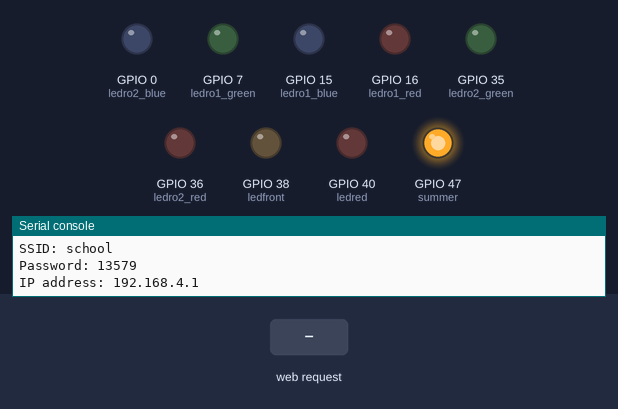
A program run on a simulated ESP32 board running MicroPython. Shown: output pins drawn as LEDs (lit = HIGH), the last lines printed to the serial console. The inputs (shaded band) are chosen by the test bench. The board's own WiFi access point starts at once.

Above: at 1.2 s.
1.3 s: HTTP request GET /?LEDRO1=SHOW received
4.3 s: HTTP request GET /?LEDRED=1 received
At 6.9 s:
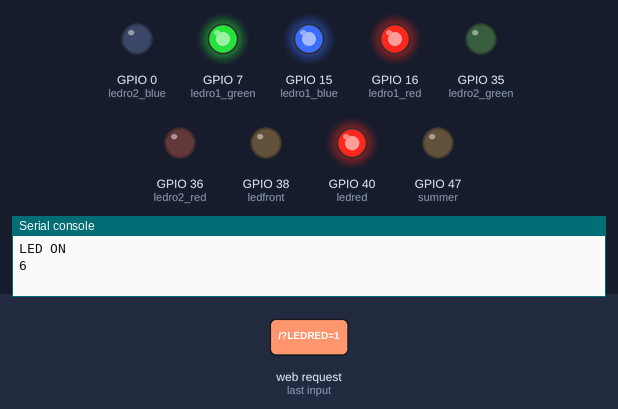
7.3 s: HTTP request GET /?LEDRED=0 received
At 7.9 s:
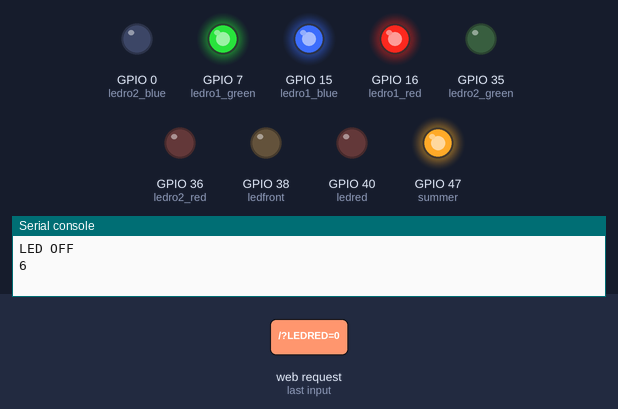
8.8 s: HTTP request GET /?LEDFRONT=1 received
At 10.0 s:
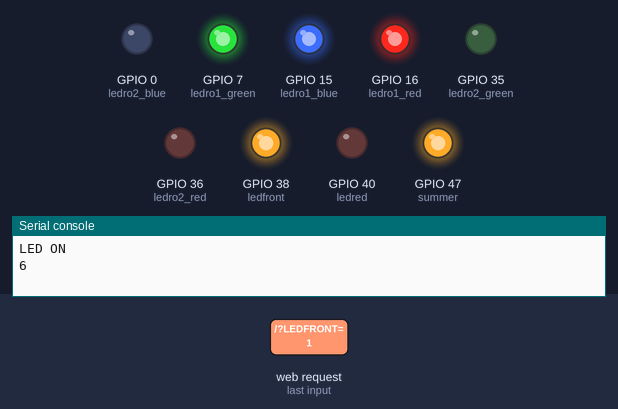
10.3 s: HTTP request GET /?LEDRO1=0 received
At 11.4 s:
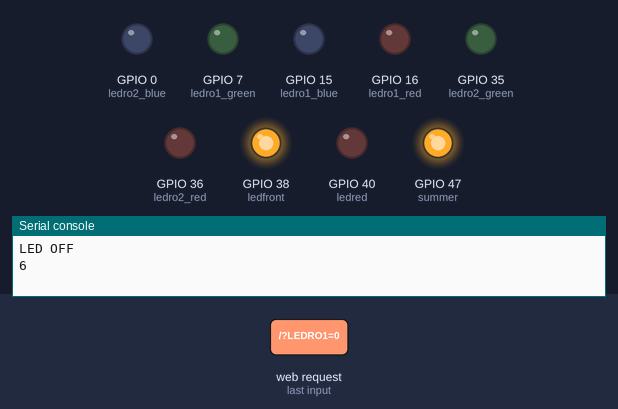
11.8 s: HTTP request GET /?LEDRO1=GREEN received
At 12.5 s:
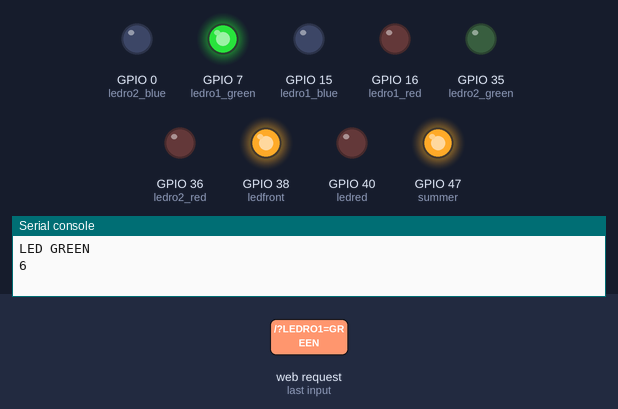
Timing chart, 0 to 14.3 s (numbered marks = the images above; inputs shaded):
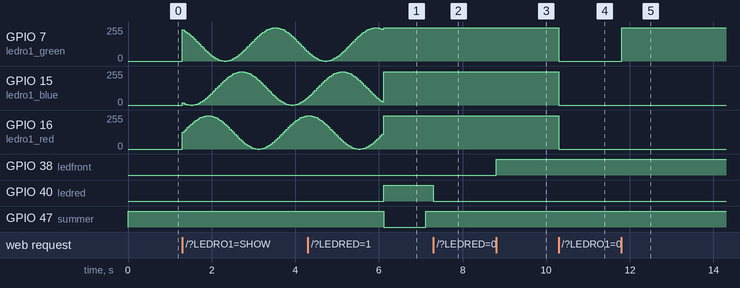

Measured:
- after the input at 4.3 s, GPIO 40 (ledred): LOW → HIGH after 1.8 s; GPIO 47 (summer): HIGH → LOW after 1.8 s, → HIGH 1.0 s later
- after the input at 7.3 s, GPIO 40 (ledred): HIGH → LOW at once
- after the input at 8.8 s, GPIO 38 (ledfront): LOW → HIGH at once
- after the input at 10.3 s, GPIO 7 (ledro1_green), GPIO 15 (ledro1_blue), GPIO 16 (ledro1_red): 249/255 → 0/255 at once
- after the input at 11.8 s, GPIO 7 (ledro1_green): 0/255 → 249/255 at once

The program:

main.py
```python
# Language: MicroPython
# Project Name: ESP32 Simple Web Server

import socket
import network
from machine import Pin, PWM, Timer
import time
import math

# my modules
import ap
import webpage

FREQ=1000
DUTY=500
CYCLES=2
STEP_DELAY_MS=40

ap.setup_ap()

ledred = Pin(40, Pin.OUT)
ledred.off()
ledfront = Pin(38, Pin.OUT)
ledfront.off()
summer = Pin(47, Pin.OUT)
summer.value(1)

ledro1_green = PWM(Pin(7), freq=FREQ, duty=0)
ledro1_blue = PWM(Pin(15), freq=FREQ, duty=0)
ledro1_red = PWM(Pin(16), freq=FREQ, duty=0)

ledro2_green = PWM(Pin(35), freq=FREQ, duty=0)
ledro2_blue = PWM(Pin(0), freq=FREQ, duty=0)
ledro2_red = PWM(Pin(36), freq=FREQ, duty=0)

def get_ledred_state():
    if ledred.value() == 1:
        return 'ON'
    elif ledred.value() == 0:
        return 'OFF'

def get_ledfront_state():
    if ledfront.value() == 1:
        return 'ON'
    elif ledfront.value() == 0:
        return 'OFF'

def get_ledro1_state():
    if ledro1_green.duty() != 0 and ledro1_blue.duty() != 0 and ledro1_red.duty() != 0 :
        return 'ON'
    elif ledro1_green.duty() == 0 and ledro1_blue.duty() == 0 and ledro1_red.duty() == 0:
        return 'OFF'
    elif ledro1_green.duty() != 0 and ledro1_blue.duty() == 0 and ledro1_red.duty() == 0:
        return 'GREEN'
    elif ledro1_green.duty() == 0 and ledro1_blue.duty() != 0 and ledro1_red.duty() == 0:
        return 'BLUE'
    elif ledro1_green.duty() == 0 and ledro1_blue.duty() == 0 and ledro1_red.duty() != 0:
        return 'RED'

def get_ledro2_state():
    if ledro2_green.duty() != 0 and ledro2_blue.duty() != 0 and ledro2_red.duty() != 0 :
        return 'ON'
    elif ledro2_green.duty() == 0 and ledro2_blue.duty() == 0 and ledro2_red.duty() == 0:
        return 'OFF'
    elif ledro2_green.duty() != 0 and ledro2_blue.duty() == 0 and ledro2_red.duty() == 0:
        return 'GREEN'
    elif ledro2_green.duty() == 0 and ledro2_blue.duty() != 0 and ledro2_red.duty() == 0:
        return 'BLUE'
    elif ledro2_green.duty() == 0 and ledro2_blue.duty() == 0 and ledro2_red.duty() != 0:
        return 'RED'
def pulse(led_red, led_green, led_blue, t):
     for i in range(0, 60):
          led_red.duty(int(math.sin(i / 30 * math.pi) * DUTY + DUTY))
          led_green.duty(int(math.sin((i+20) / 30 * math.pi) * DUTY + DUTY))
          led_blue.duty(int(math.sin((i+40) / 30 * math.pi) * DUTY + DUTY))
          time.sleep_ms(t)

tim0 = Timer(0)

def handle_callback(timer):
    ledred.value(not ledred.value())
    ledfront.value(not ledfront.value())

#
# Debug values
#
#print("LEDRed state %s" % get_ledred_state())
#print("LEDFront state %s" % get_ledfront_state())

#
# Start webserver
#
s = ap.start_webserver()

while True:
    # Socket accept()
    conn, addr = s.accept()
    print("Got connection from %s" % str(addr))

    # Socket receive()
    request = conn.recv(1024)
    print("")
    print("")
    print("Content %s" % str(request))

    # Socket send()
    request = str(request)


    # Handle LED Red
    ledred_on = request.find('/?LEDRED=1')
    ledred_off = request.find('/?LEDRED=0')

    if ledred_on == 6:
        print('LED ON')
        print(str(ledred_on))
        ledred.value(1)
        summer.value(0)
        time.sleep(1.0)
        summer.value(1)
    elif ledred_off == 6:
        print('LED OFF')
        print(str(ledred_off))
        ledred.value(0)
        summer.value(1)


    # Handle LED Front
    ledfront_on = request.find('/?LEDFRONT=1')
    ledfront_off = request.find('/?LEDFRONT=0')

    if ledfront_on == 6:
        print('LED ON')
        print(str(ledfront_on))
        ledfront.value(1)
    elif ledfront_off == 6:
        print('LED OFF')
        print(str(ledfront_off))
        ledfront.value(0)

    # Handle LED Room 1
    ledro1_on = request.find('/?LEDRO1=1')
    ledro1_off = request.find('/?LEDRO1=0')
    ledro1_g = request.find('/?LEDRO1=GREEN')
    ledro1_b = request.find('/?LEDRO1=BLUE')
    ledro1_r = request.find('/?LEDRO1=RED')
    ledro1_s = request.find('/?LEDRO1=SHOW')

    if ledro1_on == 6:
        print('LED ON')
        print(str(ledro1_on))
        ledro1_green.duty(1000)
        ledro1_blue.duty(1000)
        ledro1_red.duty(1000)
    elif ledro1_off == 6:
        print('LED OFF')
        print(str(ledro1_off))
        ledro1_green.duty(0)
        ledro1_blue.duty(0)
        ledro1_red.duty(0)
    elif ledro1_g == 6:
        print('LED GREEN')
        print(str(ledro1_g))
        ledro1_green.duty(1000)
        ledro1_blue.duty(0)
        ledro1_red.duty(0)
    elif ledro1_b == 6:
        print('LED BLUE')
        print(str(ledro1_b))
        ledro1_green.duty(0)
        ledro1_blue.duty(1000)
        ledro1_red.duty(0)
    elif ledro1_r == 6:
        print('LED RED')
        print(str(ledro1_r))
        ledro1_green.duty(0)
        ledro1_blue.duty(0)
        ledro1_red.duty(1000)
    elif ledro1_s == 6:
        print('SHOW')
        print(str(ledro1_s))
        for i in range(CYCLES):
            pulse(ledro1_red, ledro1_green, ledro1_blue, STEP_DELAY_MS)
        ledro1_green.duty(1000)
        ledro1_blue.duty(1000)
        ledro1_red.duty(1000)

    # Handle LED Room 2
    ledro2_on = request.find('/?LEDRO2=1')
    ledro2_off = request.find('/?LEDRO2=0')
    ledro2_g = request.find('/?LEDRO2=GREEN')
    ledro2_b = request.find('/?LEDRO2=BLUE')
    ledro2_r = request.find('/?LEDRO2=RED')
    ledro2_s = request.find('/?LEDRO2=SHOW')

    if ledro2_on == 6:
        print('LED ON')
        print(str(ledro2_on))
        ledro2_green.duty(1000)
        ledro2_blue.duty(1000)
        ledro2_red.duty(1000)
    elif ledro2_off == 6:
        print('LED OFF')
        print(str(ledro2_off))
        ledro2_green.duty(0)
        ledro2_blue.duty(0)
        ledro2_red.duty(0)
    elif ledro2_g == 6:
        print('LED GREEN')
        print(str(ledro2_g))
        ledro2_green.duty(1000)
        ledro2_blue.duty(0)
        ledro2_red.duty(0)
    elif ledro2_b == 6:
        print('LED BLUE')
        print(str(ledro2_b))
        ledro2_green.duty(0)
        ledro2_blue.duty(1000)
        ledro2_red.duty(0)
    elif ledro2_r == 6:
        print('LED RED')
        print(str(ledro2_r))
        ledro2_green.duty(0)
        ledro2_blue.duty(0)
        ledro2_red.duty(1000)
    elif ledro2_s == 6:
        print('SHOW')
        print(str(ledro2_s))
        for i in range(CYCLES):
            pulse(ledro2_red, ledro2_green, ledro2_blue, STEP_DELAY_MS)
        ledro2_green.duty(1000)
        ledro2_blue.duty(1000)
        ledro2_red.duty(1000)


    response = webpage.web_page(get_ledred_state(), get_ledfront_state(), get_ledro1_state(), get_ledro2_state())
    conn.send('HTTP/1.1 200 OK\n')
    conn.send('Content-Type: text/html\n')
    conn.send('Connection: close\n\n')
    conn.sendall(response)

    conn.close()
```

ap.py
```python
import network
import socket

# Set up the access point
def setup_ap():
    ap = network.WLAN(network.AP_IF)
    ap.active(True)
    ap.config(essid='school', password='13579')
    print('Access Point created')
    print('SSID: school')
    print('Password: 13579')
    print('IP address:', ap.ifconfig()[0])

# Set up the web server
def start_webserver():
    s = socket.socket(socket.AF_INET, socket.SOCK_STREAM)
    s.bind(('', 80))
    s.listen(5)
    return s
```

webpage.py
```python
def web_page(ledred_state, ledfront_state, ledro1_state, ledro2_state):

    html_page = f"""
    <!DOCTYPE html>
    <html lang="en">
    <head>
        <meta charset="UTF-8">
        <meta name="viewport" content="width=device-width, initial-scale=1, shrink-to-fit=no">
        <meta name="description" content="Control your ESP32 using a web interface.">
        <title>ESP32 Web Server</title>
        <meta name="favicon" href="https://omshingare.me/assets/logo-12777f7b.svg">
        <link rel="stylesheet" href="https://stackpath.bootstrapcdn.com/bootstrap/4.5.2/css/bootstrap.min.css">
        <link rel="stylesheet" href="https://cdnjs.cloudflare.com/ajax/libs/font-awesome/5.15.1/css/all.min.css">
        <style>
            body {{
                background-color: #121212;
                color: #ffffff;
                font-family: 'Roboto', sans-serif;
                margin: 0;
                padding: 0;
                display: flex;
                align-items: center;
                justify-content: center;
                height: 100vh;
            }}

            .container {{
                background-color: #1e1e1e;
                border-radius: 10px;
                box-shadow: 0 0 10px rgba(255, 255, 255, 0.1);
                padding: 20px;
                text-align: center;
            }}

            h2 {{
                color: #03a9f4;
            }}

            button {{
                font-size: 12px;
                padding: 6px 12px;
                margin: 3px;
            }}

            button.btn-success {{
                background-color: #4caf50;
            }}

            button.btn-danger {{
                background-color: #f44336;
            }}

            button.btn-warning {{
                background-color: #ff9800;
            }}

            p {{
                font-size: 14px;
                color: #ccc;
            }}
        </style>
    </head>
    <body>
        <div class="container">
            <h2 class="mt-4">ESP32 Web Server</h2>
            <p>This web interface allows you to control your ESP32 remotely.</p>

            <form class="mt-4">LED RED (<strong>{ledred_state}</strong>):
                <button class="btn btn-success" name="LEDRED" type="submit" value="1">LED ON</button>
                <button class="btn btn-danger" name="LEDRED" type="submit" value="0">LED OFF</button>
            </form>

            <form class="mt-4">LED Front (<strong>{ledfront_state}</strong>):
                <button class="btn btn-success" name="LEDFRONT" type="submit" value="1">LED ON</button>
                <button class="btn btn-danger" name="LEDFRONT" type="submit" value="0">LED OFF</button>
            </form>

            <form class="mt-4">LED Room 1 (<strong>{ledro1_state}</strong>):
                <button class="btn btn-success" name="LEDRO1" type="submit" value="1">LED ON</button>
                <button class="btn btn-danger" name="LEDRO1" type="submit" value="0">LED OFF</button>
                <button class="btn btn-warning" name="LEDRO1" type="submit" value="GREEN">LED GREEN</button>
                <button class="btn btn-warning" name="LEDRO1" type="submit" value="RED">LED RED</button>
                <button class="btn btn-warning" name="LEDRO1" type="submit" value="BLUE">LED BLUE</button>
                <button class="btn btn-warning" name="LEDRO1" type="submit" value="SHOW">SHOW</button>
            </form>

            <form class="mt-4">LED Room 2 (<strong>{ledro2_state}</strong>):
                <button class="btn btn-success" name="LEDRO2" type="submit" value="1">LED ON</button>
                <button class="btn btn-danger" name="LEDRO2" type="submit" value="0">LED OFF</button>
                <button class="btn btn-warning" name="LEDRO2" type="submit" value="GREEN">LED GREEN</button>
                <button class="btn btn-warning" name="LEDRO2" type="submit" value="RED">LED RED</button>
                <button class="btn btn-warning" name="LEDRO2" type="submit" value="BLUE">LED BLUE</button>
                <button class="btn btn-warning" name="LEDRO2" type="submit" value="SHOW">SHOW</button>
            </form>

        </div>
        <script src="https://code.jquery.com/jquery-3.5.1.slim.min.js"></script>
        <script src="https://cdn.jsdelivr.net/npm/@popperjs/core@2.9.2/dist/umd/popper.min.js"></script>
        <script src="https://stackpath.bootstrapcdn.com/bootstrap/4.5.2/js/bootstrap.min.js"></script>
    </body>
    </html>"""

    return html_page
```
